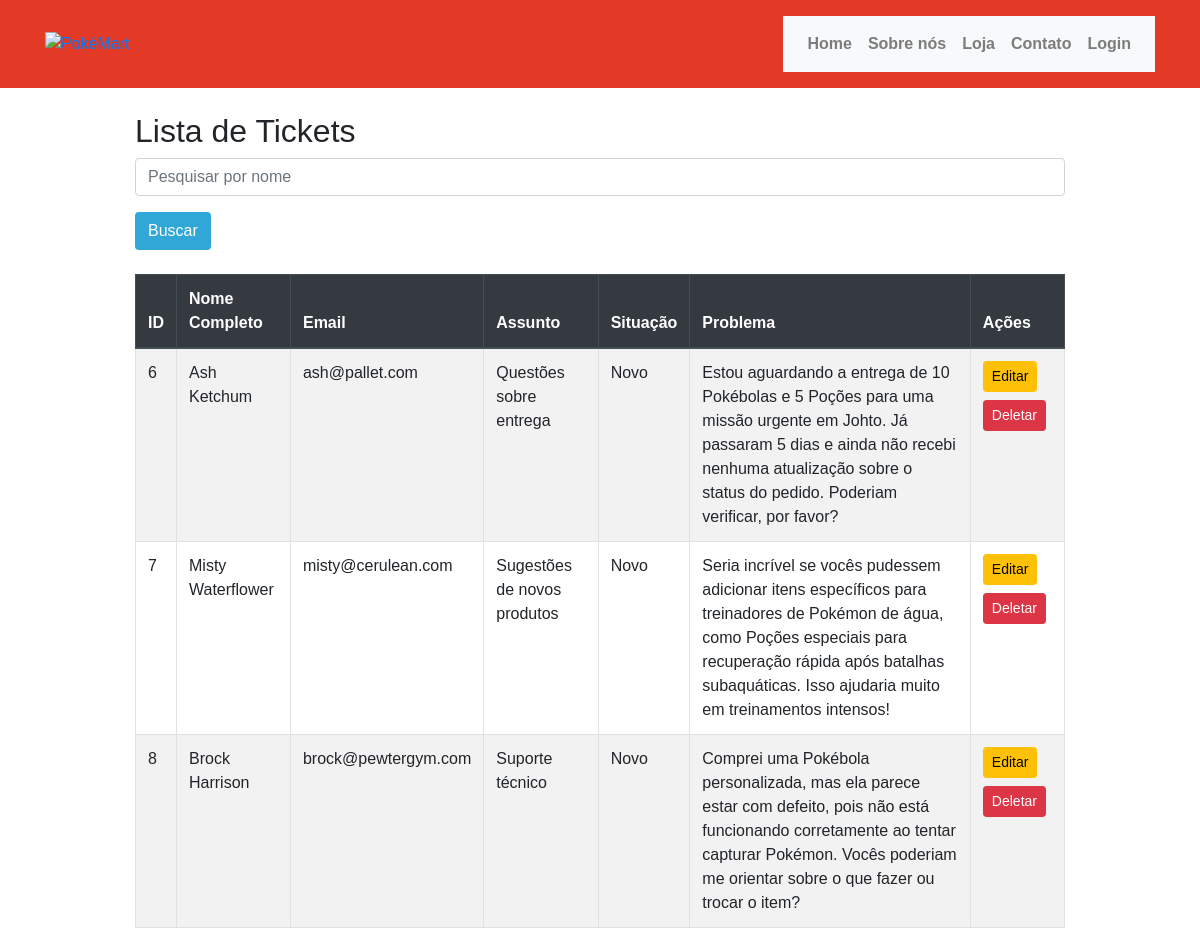
Before: /contatos.php with the older database file.
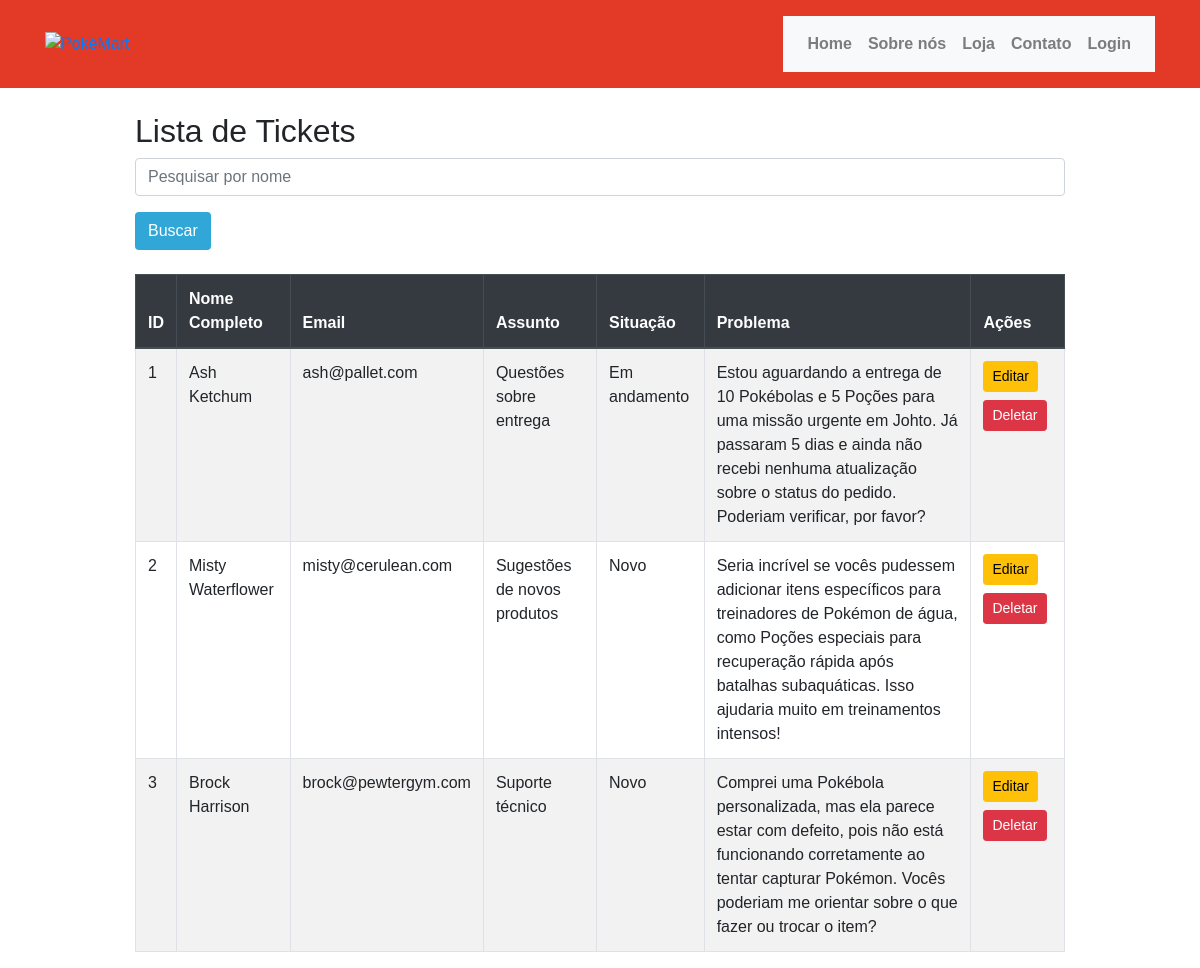
After: the same page with the newer database file.
### tables this page shows
CREATE TABLE IF NOT EXISTS `contato` (
  `id` int(11) NOT NULL AUTO_INCREMENT,
  `nome_completo` varchar(50) NOT NULL,
  `email` varchar(50) NOT NULL,
  `assunto` varchar(50) NOT NULL DEFAULT '',
  `situacao` varchar(50) NOT NULL DEFAULT 'Novo',
  `problema` text NOT NULL,
  PRIMARY KEY (`id`)
);

### contatos.php (the view, shortened to what this page needs)
<?php
include "header.php";
$db = new db('contato');
$conn = $db->conn();
$stmt = $conn->prepare("SELECT * FROM contato");
$stmt->execute();
$result = $stmt->fetchAll(PDO::FETCH_ASSOC);
$search = isset($_POST['search']) ? $_POST['search'] : '';
if ($search) {
    $stmt = $conn->prepare("SELECT * FROM contato WHERE LOWER(nome_completo) LIKE LOWER(?)");
    $stmt->execute(['%' . $search . '%']);
    $contato = $stmt->fetchAll(PDO::FETCH_ASSOC);
} else {
    $stmt = $conn->query("SELECT * FROM contato");
    $contato = $stmt->fetchAll(PDO::FETCH_ASSOC);
}
?>
<div class="container" style="width: 80vw;">
    <h2 class="mt-4">Lista de Tickets</h2>
    <form action="contatos.php" method="post" class="mb-4">
        <div class="form-group">
            <input type="text" name="search" class="form-control" placeholder="Pesquisar por nome"
                value="<?= isset($_POST['search']) ? $_POST['search'] : ''; ?>">
        </div>
        <button type="submit" class="btn" style="background-color: #30A7D6; color: white;">Buscar</button>
    </form>
    <?php if (count($contato) > 0): ?>
        <table class="table table-striped table-bordered table-hover">
            <thead class="thead-dark">
                <tr>
                    <th>ID</th>
                    <th>Nome Completo</th>
                    <th>Email</th>
                    <th>Assunto</th>
                    <th>Situação</th>
                    <th>Problema</th>
                    <th>Ações</th>
                </tr>
            </thead>
            <tbody>
                <?php foreach ($contato as $row): ?>
                    <tr>
                        <td><?= $row['id']; ?></td>
                        <td><?= $row['nome_completo']; ?></td>
                        <td><?= $row['email']; ?></td>
                        <td><?= $row['assunto']; ?></td>
                        <td><?= $row['situacao']; ?></td>
                        <td style="white-space: normal; word-wrap: break-word; overflow-wrap: break-word;">
                            <?= $row['problema']; ?>
                        </td>
                        <td>
                            <a href="contatos.php?action=edit&id=<?= $row['id']; ?>" class="btn btn-warning btn-sm mb-2"
                                style="color: black;">Editar</a>
                            <a href="contatos.php?action=delete&id=<?= $row['id']; ?>" class="btn btn-danger btn-sm"
                                style="color: white;">Deletar</a>
                        </td>
                    </tr>
                <?php endforeach; ?>
            </tbody>
        </table>
    <?php else: ?>
        <p>Nenhum contato encontrado.</p>
    <?php endif; ?>
</div>

### header.php (shortened to what this page needs)
<!DOCTYPE html>
<html lang="pt-br">
<head>
    <link href="https://stackpath.bootstrapcdn.com/bootstrap/4.5.2/css/bootstrap.min.css" rel="stylesheet" />
    <link rel="stylesheet" href="https://cdnjs.cloudflare.com/ajax/libs/font-awesome/6.0.0-beta3/css/all.min.css">
    <link rel="stylesheet" href="stylesheet.css" />
</head>
<body>
    <header class="text-white py-3" style="background-color: #e23a26">
        <div class="container d-flex justify-content-between align-items-center">
            <div class="logo">
                <a href="index.php">
                    <img src="https://iili.io/2b9Q9mN.png" id="logo" alt="PokéMart" />
                </a>
            </div>
            <nav class="navbar navbar-expand-lg navbar-light bg-light">
                <div class="collapse navbar-collapse" id="navbarNav">
                    <ul class="navbar-nav">
                        <li class="nav-item">
                            <a class="nav-link font-weight-bold" href="index.php">Home</a>
                        </li>
                        <li class="nav-item">
                            <a class="nav-link font-weight-bold" href="user_sobre.php">Sobre nós</a>
                        </li>
                        <li class="nav-item">
                            <a class="nav-link font-weight-bold" href="user_produtos.php">Loja</a>
                        </li>
                        <li class="nav-item">
                            <a class="nav-link font-weight-bold" href="user_contato.php">Contato</a>
                        </li>
                        <?php if (isset($_SESSION['user_id'])): ?>
                            <li class="nav-item">
                                <a class="nav-link font-weight-bold" href="logout.php">Logout</a>
                            </li>
                            <?php if ($_SESSION['admin'] == true): ?>
                                <li class="nav-item">
                                    <a class="nav-link font-weight-bold" href="admin_painel.php">Painel Admin</a>
                                </li>
                            <?php endif; ?>
                        <?php else: ?>
                            <li class="nav-item">
                                <a class="nav-link font-weight-bold" href="login.php">Login</a>
                            </li>
                        <?php endif; ?>
                    </ul>
                </div>
            </nav>
        </div>
    </header>

### stylesheet.css (style rules this page uses)
* { font-family: Arial, Helvetica, sans-serif; }
html, body { height: 100%; margin: 0; display: flex; flex-direction: column; }
.container { flex-grow: 1; }
#logo { height: 60px; width: auto; transition: transform 0.3s; }

Changed rows visible on the page:
removed contato: id "6", nome_completo "Ash Ketchum", email "ash@pallet.com", assunto "Questões sobre entrega", situacao "Novo", problema "Estou aguardando a entrega de 10 Pokébolas e 5 Poções para uma missão urgente em Johto. Já passaram 5 dias e ainda não recebi nenhuma atualização sobre o status do pedido. Poderiam verificar, por favor?"
removed contato: id "7", nome_completo "Misty Waterflower", email "misty@cerulean.com", assunto "Sugestões de novos produtos", situacao "Novo", problema "Seria incrível se vocês pudessem adicionar itens específicos para treinadores de Pokémon de água, como Poções especiais para recuperação rápida após batalhas subaquáticas. Isso ajudaria muito em treinamentos intensos!"
removed contato: id "8", nome_completo "Brock Harrison", email "brock@pewtergym.com", assunto "Suporte técnico", situacao "Novo", problema "Comprei uma Pokébola personalizada, mas ela parece estar com defeito, pois não está funcionando corretamente ao tentar capturar Pokémon. Vocês poderiam me orientar sobre o que fazer ou trocar o item?"
added contato: id "1", nome_completo "Ash Ketchum", email "ash@pallet.com", assunto "Questões sobre entrega", situacao "Em andamento", problema "Estou aguardando a entrega de 10 Pokébolas e 5 Poções para uma missão urgente em Johto. Já passaram 5 dias e ainda não recebi nenhuma atualização sobre o status do pedido. Poderiam verificar, por favor?"
added contato: id "2", nome_completo "Misty Waterflower", email "misty@cerulean.com", assunto "Sugestões de novos produtos", situacao "Novo", problema "Seria incrível se vocês pudessem adicionar itens específicos para treinadores de Pokémon de água, como Poções especiais para recuperação rápida após batalhas subaquáticas. Isso ajudaria muito em treinamentos intensos!"
added contato: id "3", nome_completo "Brock Harrison", email "brock@pewtergym.com", assunto "Suporte técnico", situacao "Novo", problema "Comprei uma Pokébola personalizada, mas ela parece estar com defeito, pois não está funcionando corretamente ao tentar capturar Pokémon. Vocês poderiam me orientar sobre o que fazer ou trocar o item?"
